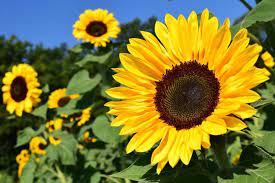
%> input picture code/img/flower.jpg, 275 x 183 px
$ octave Cartoonify.m   (GNU Octave 9; MATLAB toolbox functions it lacks are replaced by stand-ins)
%> lines starting %> are read from the running program, lines starting %| are printed output that depends on the picture
### code/toonifying.m
function [filteredImage ]= toonifying(corruptedImage,sd_sp,sd_int,windowSize)

[x,y] = meshgrid(-windowSize:windowSize,-windowSize:windowSize);
spaceGaussian = exp(-(x.^2+y.^2)/(2*(sd_sp^2)));

[ m, n,d ] = size(corruptedImage);

for i = 1:m
    for j = 1:n
        leftb = max(i-windowSize,1);
        rightb = min(i+windowSize,m);
        topb = max(j-windowSize,1);
        botb = min(j+windowSize,n);

        for k = 1:d
            submatrix = corruptedImage(leftb:rightb,topb:botb,k);
            intensityGaussian = exp(-(corruptedImage(i,j,k)-submatrix).^2/(2*sd_int^2));
            weightMatrix = intensityGaussian.*spaceGaussian((leftb:rightb)-i+windowSize+1,(topb:botb)-j+windowSize+1);
            filteredImage(i,j,k) = sum(sum(weightMatrix.*submatrix))/sum(sum(weightMatrix));
        end
    end
end

end

### code/edgedetectoin.m

function [edge] = edgedetectoin(input_img)

img = double(input_img);

R = img(:,:,1);
G = img(:,:,2);
B = img(:,:,3);

[Rx,Ry] = gradient(R);
[Gx,Gy] = gradient(G);
[Bx,By] = gradient(B);

Sx = Rx.^2+Gx.^2+Bx.^2;
Sy = Ry.^2+Gy.^2+By.^2;
Sxy = Rx.*Ry+Gx.*Gy+Bx.*By;

D = sqrt(abs((Sx+Sy).^2-4*(1)*(Sx.*Sy-Sxy.^2))); % Discriminant of the Characteristic Equation of Image structure matrix
eigVal1 = sqrt((Sx+Sy+D)/2);  % Solutions of Characteristic Equation are the Eigen Values

edge  = eigVal1;

end

### code/Cartoonify.m
close all;
clear;
filename = 'img/flower.jpg';

img = imread(filename);
%> img is the input picture: size 183x275x3 uint8; mean R, G, B 124.9, 120.8, 51.3
img = double(img);
%> img: size 183x275x3 double

a = 24;  % Quantization Factor

img_smooth = img;
%% Apply Median Filter to remove Salt and Pepper noise
img_smooth(:,:,1) = medfilt2(img(:,:,1),[7,7]);
img_smooth(:,:,2) = medfilt2(img(:,:,2),[7,7]);
img_smooth(:,:,3) = medfilt2(img(:,:,3),[7,7]);

%%
for i=1:3
    %Apply
    img_smooth = toonifying(img_smooth,10,20,3);
end
filtered = img_smooth;

edges = edgedetectoin(img);
%> in edgedetectoin, `R = img(:,:,1);`:
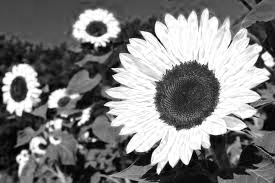
%> R: size 183x275 double; min 0, max 255, mean 124.9
%> in edgedetectoin, `G = img(:,:,2);`:
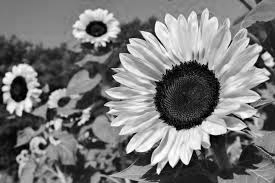
%> G: size 183x275 double; min 0, max 255, mean 120.8
%> in edgedetectoin, `[Bx,By] = gradient(B);`:
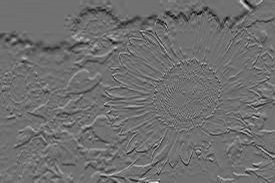
%> By: size 183x275 double; min -91.5, max 116, mean -0.8; drawn with min black and max white
%> in edgedetectoin, `Sxy = Rx.*Ry+Gx.*Gy+Bx.*By;`:
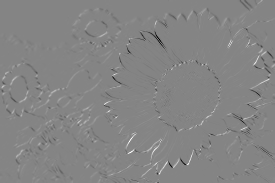
%> Sxy: size 183x275 double; min -28715.2, max 26457.5, mean 30.7; drawn with min black and max white
%> in edgedetectoin, `eigVal1 = sqrt((Sx+Sy+D)/2);`:
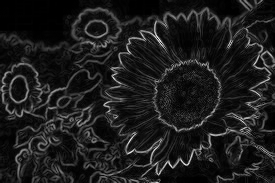
%> eigVal1: size 183x275 double; min 0, max 240.1, mean 29
edges = edges/max(edges(:));
cartoon_img = filtered;

%
for i = 1:3
    % Quantize the Values
    t = a*floor(filtered(:,:,i)./a);
    t(edges>0.18) = 0;
    cartoon_img(:,:,i) = t;
end
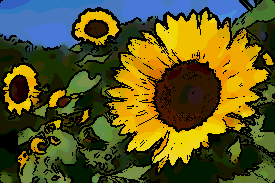
%> cartoon_img: size 183x275x3 double; mean R, G, B 89.2, 85.8, 31.7
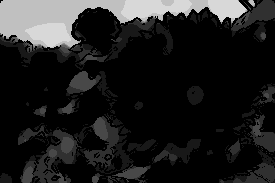
%> t: size 183x275 double; min 0, max 216, mean 31.7

figure
subplot(1,4,1)
imshow(mat2gray(img));
title('Original')
subplot(1,4,2)
imshow(mat2gray(filtered));
title('Smoothing')
subplot(1,4,3)
imshow(edges);
title('Edges')
subplot(1,4,4)
imshow(mat2gray(cartoon_img));
title('Cartoon')

% [12 lines of commented-out code are left out]
